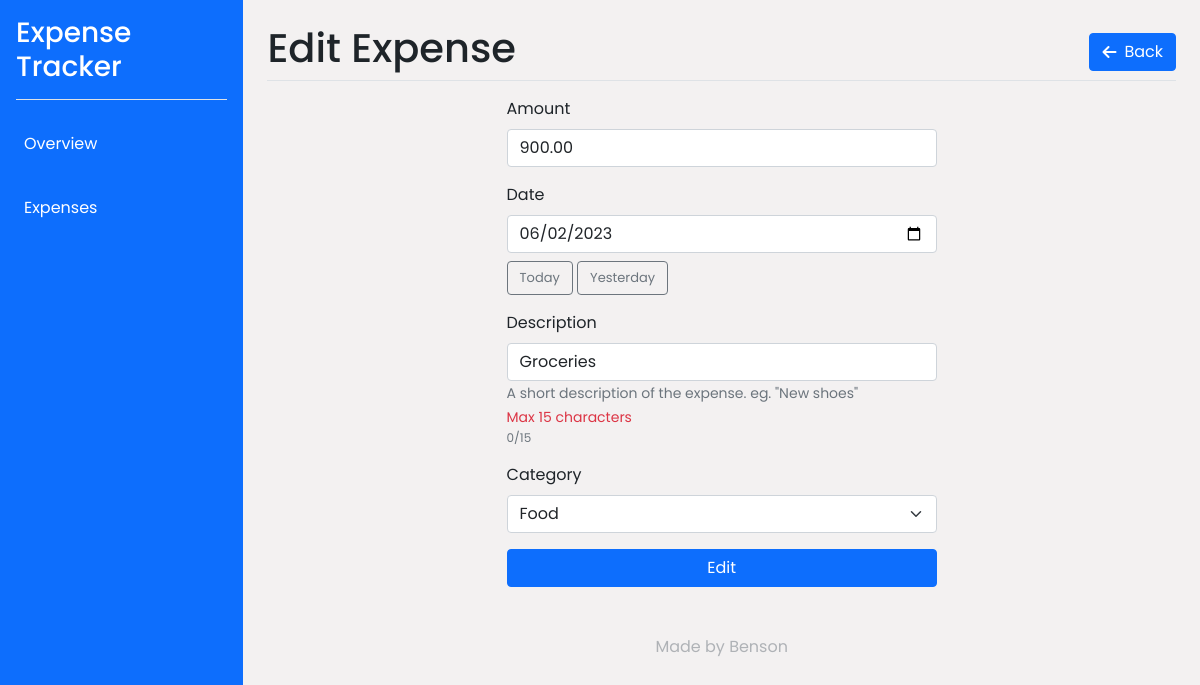
The page /?view=edit&exp=32 on the database its author committed.
### tables this page shows
CREATE TABLE `expenses` (
  `id` int(11) NOT NULL,
  `amount` decimal(10,2) DEFAULT NULL,
  `date` date DEFAULT NULL,
  `description` varchar(255) DEFAULT NULL,
  `category` varchar(255) DEFAULT NULL
);

### includes/edit.php (the view, shortened to what this page needs)
<?php
$expense = getExpense($conn, $_GET['exp']);
?>
<div class="mb-3 border-bottom d-flex align-items-center justify-content-between">
    <h1>Edit Expense</h1>
    <a href="./?view=expenses" class="btn btn-primary d-flex gap-2 align-items-center">
        <i class="fa-solid fa-arrow-left"></i> <span>Back</span>
    </a>
</div>
<div class="container">
    <div class="row">
        <div class="col-12 col-md-6 mx-auto">
            <form action="./processes/edit.proc.php" method="POST">
                <div class="mb-3">
                    <label for="amount" class="form-label">Amount</label>
                    <input type="text" class="form-control" id="amount" name="amount" value="<?= $expense['amount'] ?>">
                </div>
                <div class="mb-3">
                    <label for="date" class="form-label">Date</label>
                    <input type="date" class="form-control mb-2" id="date" name="date" value="<?= $expense['date'] ?>">
                    <button class="btn btn-outline-secondary" type="button" style="font-size: 13px;" id="pick-today">Today</button>
                    <button class="btn btn-outline-secondary" type="button" style="font-size: 13px;" id="pick-yesterday">Yesterday</button>
                </div>
                <div class="mb-3">
                    <label for="description" class="form-label">Description</label>
                    <input type="text" class="form-control" id="description" name="description" value="<?= $expense['description'] ?>">
                    <small id="descriptionHelp" class="form-text text-muted">A short description of the expense. eg. "New shoes" <br>
                        <span class="text-danger">Max 15 characters</span>
                    </small>
                    <div class="text-muted" style="font-size: 12px;">
                        <span id="description-count">0</span>/15
                    </div>
                </div>
                <div class="mb-3">
                    <label for="category" class="form-label">Category</label>
                    <select class="form-select" aria-label="Default select example" id="category" name="category">
                        <option value="Food" <?= $expense['category'] === 'Food' ? 'selected' : '' ?>>Food</option>
                    </select>
                </div>
                <button type="submit" name="edit" class="btn btn-primary w-100">Edit</button>
            </form>
        </div>
    </div>
</div>

### src/styles/style.css (style rules this page uses)
* { transition: all 0.1s ease-in-out; }
html, body { height: 100% !important; }
body { font-family: "Poppins", sans-serif; font-size: 16px; font-weight: 400; line-height: 1.5; color: #1e2429; background-color: #f3f1f1; }

### rows shown on the page
expenses: amount "900.00", date "06/02/2023", description "Groceries", category "Food"
